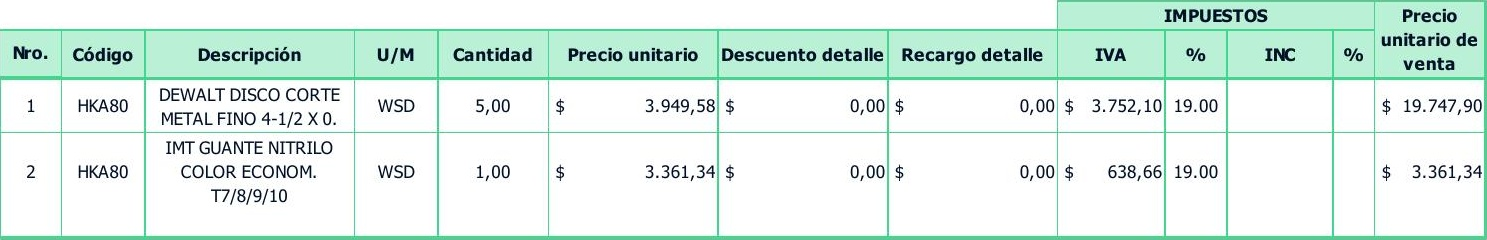
#> input picture transform.jpg, 1487 x 240 px
$ python cv.py
#> lines starting #> are read from the running program, lines starting #| are printed output that depends on the picture; after the words box and inside, x2 and y2 are one past the last pixel; in counts of white or black regions, pixels touching at a corner belong together
import cv2
import matplotlib.pyplot as plt

img = cv2.imread('transform.jpg')
#> img is the input picture: shape (240, 1487, 3); mean B, G, R 230.9, 238.9, 220.1

# vamos ha volver los blanco mas blancos
gray = cv2.cvtColor(img, cv2.COLOR_BGR2GRAY)
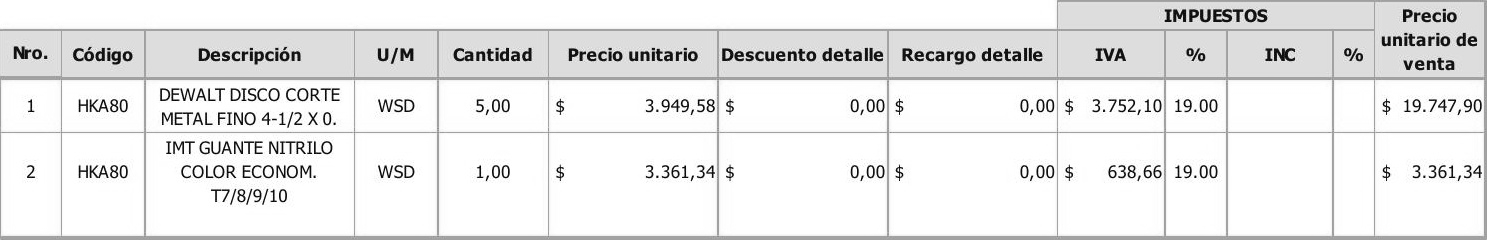
#> gray: shape (240, 1487); min 0, max 255, mean 232.4


#bitwise mask
mask = cv2.inRange(gray, 80, 255)
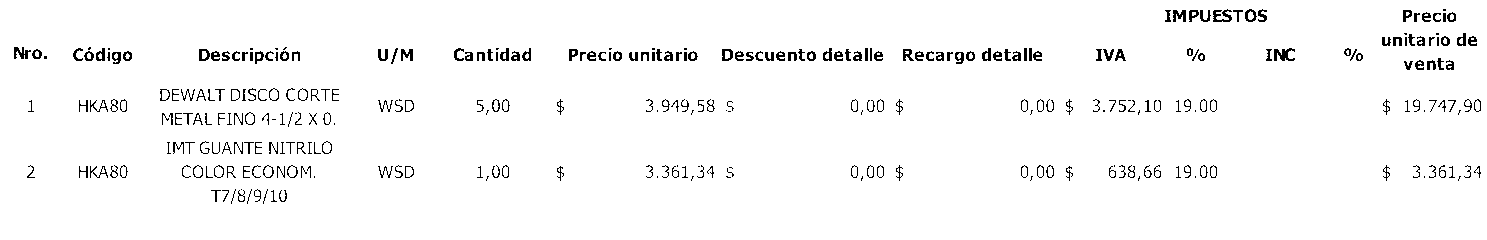
#> mask: shape (240, 1487); 96.9% white; black in thin lines or dots, all inside (x1, y1, x2, y2) = (14, 9, 1481, 204)
result = cv2.bitwise_and(gray, gray, mask=mask)


plt.imshow(result, cmap='gray')
plt.show()

#cv2.imshow('Result', result)
#cv2.waitKey(0)
#cv2.destroyAllWindows()
